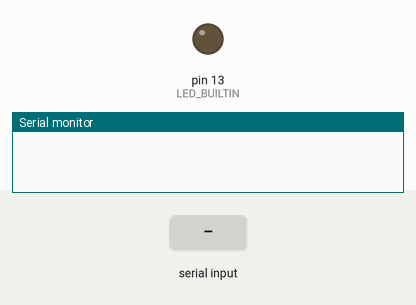
A sketch run on a simulated Arduino Uno, built with avr-gcc and run on an emulated ATmega328P. Parts: output pins drawn as LEDs (lit = HIGH), the last lines printed to the serial monitor. Inputs (shaded band) come from the test bench.

Above: at 1.2 s.
1.3 s: "ACCENDI" received over Serial
At 2.7 s:
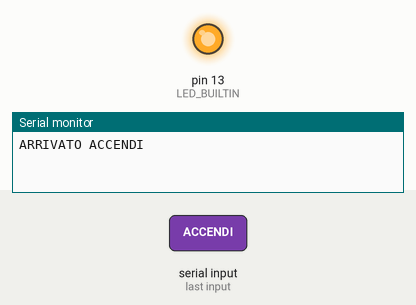
3.8 s: "SPEGNI" received over Serial
At 5.8 s:
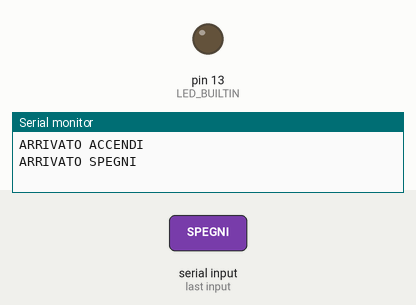
Timing chart, 0 to 7.3 s (numbered marks = the images above; inputs shaded):
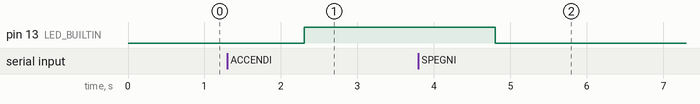

Measured:
- after the input at 1.3 s, pin 13 (LED_BUILTIN): LOW → HIGH after 1.0 s
- after the input at 3.8 s, pin 13 (LED_BUILTIN): HIGH → LOW after 1.0 s

The sketch:

15-rxtxComunicationReceiver.ino
```cpp
/*
 Use with exercise 16 and connect GND though the two board
 And also connect rx-tx and tx-rx
*/

void setup() {
  Serial.begin(9600);
  pinMode(LED_BUILTIN, OUTPUT);
}

void loop() {

  if (Serial.available() > 0) {
    String c = Serial.readString();
    if (c == "ACCENDI"){
      Serial.println("ARRIVATO ACCENDI");
      digitalWrite(LED_BUILTIN, HIGH);
    } else if (c == "SPEGNI"){
      Serial.println("ARRIVATO SPEGNI");
      digitalWrite(LED_BUILTIN, LOW);
    }
  }
}
```
